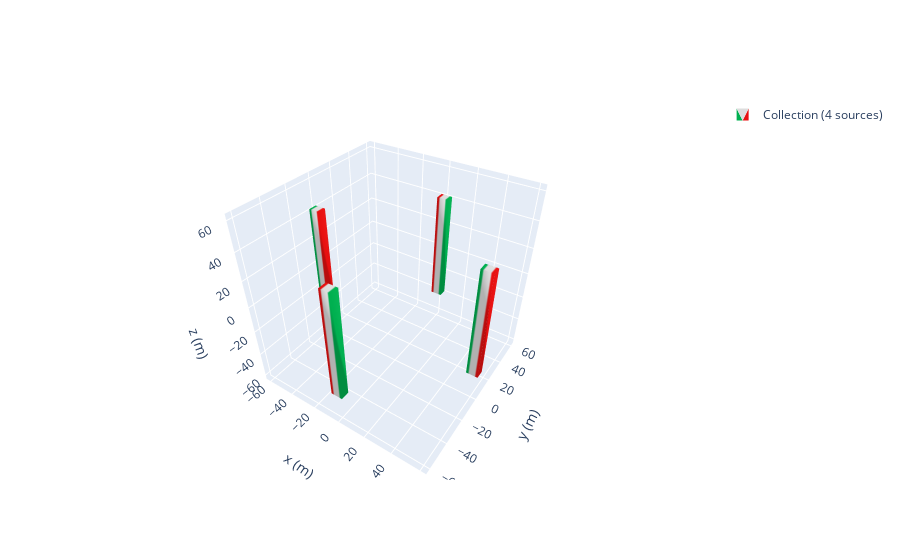

This figure's notebook cell:
### Code cell
tfmot = magpy.Collection()
N = 4
angles = np.linspace(0, 360, N, endpoint=False)
l = 30
halbach = magpy.Collection()
for a in angles:
    cube= magpy.magnet.Cuboid(
    dimension=(8,6,80),
    polarization=(1.17,0,0),
    position=(30+l,0,0))
    
    cube.rotate_from_angax(a, 'z',anchor = 0)
    cube.rotate_from_angax(a, 'z')

    tfmot.add(cube)

magpy.show(tfmot, backend='plotly',)

### Figure 1 — Plotly figure (JSON) as saved in the notebook; plotly's stock layout.template omitted (floating-point values rounded to 4 significant figures)
{"data": [{"color": "#2e91e5", "colorscale": [[0, "#00b050"], [0.16, "#00b050"], [0.26, "#dddddd"], [0.74, "#dddddd"], [0.84, "#e71111"], [1, "#e71111"]], "i": [7, 0, 0, 0, 4, 4, 2, 6, 4, 0, 3, 7, 15, 8, 8, 8, 12, 12, 10, 14, 12, 8, 11, 15, 23, 16, 16, 16, 20, 20, 18, 22, 20, 16, 19, 23, 31, 24, 24, 24, 28, 28, 26, 30, 28, 24, 27, 31], "intensity": [0, 0, 1, 1, 0, 0, 1, 1, 0, 0, 1, 1, 0, 0, 1, 1, 0, 0, 1, 1, 0, 0, 1, 1, 0, 0, 1, 1, 0, 0, 1, 1], "j": [0, 7, 1, 2, 6, 7, 1, 2, 5, 5, 2, 2, 8, 15, 9, 10, 14, 15, 9, 10, 13, 13, 10, 10, 16, 23, 17, 18, 22, 23, 17, 18, 21, 21, 18, 18, 24, 31, 25, 26, 30, 31, 25, 26, 29, 29, 26, 26], "k": [3, 4, 2, 3, 5, 6, 5, 5, 0, 1, 7, 6, 11, 12, 10, 11, 13, 14, 13, 13, 8, 9, 15, 14, 19, 20, 18, 19, 21, 22, 21, 21, 16, 17, 23, 22, 27, 28, 26, 27, 29, 30, 29, 29, 24, 25, 31, 30], "legendgroup": "Collection(id=2792786470976)", "name": "Collection (4 sources)", "opacity": 1, "showlegend": true, "showscale": false, "type": "mesh3d", "x": [56, 56, 64, 64, 56, 56, 64, 64, 4.0, 4.0, -4.0, -4.0, 4.0, 4.0, -4.0, -4.0, -64, -64, -56, -56, -64, -64, -56, -56, 4.0, 4.0, -4.0, -4.0, 4.0, 4.0, -4.0, -4.0], "y": [-3, 3, 3, -3, -3, 3, 3, -3, 63, 57, 57, 63, 63, 57, 57, 63, -3.0, 3.0, 3.0, -3.0, -3.0, 3.0, 3.0, -3.0, -57, -63, -63, -57, -57, -63, -63, -57], "z": [-40, -40, -40, -40, 40, 40, 40, 40, -40, -40, -40, -40, 40, 40, 40, 40, -40, -40, -40, -40, 40, 40, 40, 40, -40, -40, -40, -40, 40, 40, 40, 40]}], "layout": {"legend": {"itemsizing": "constant"}, "scene": {"aspectmode": "manual", "aspectratio": {"x": 1, "y": 1, "z": 1}, "camera": {"eye": {"x": 1, "y": -1.5, "z": 1.4}}, "xaxis": {"autorange": false, "range": [-64, 64], "title": {"text": "x (m)"}}, "yaxis": {"autorange": false, "range": [-64, 64], "title": {"text": "y (m)"}}, "zaxis": {"autorange": false, "range": [-64, 64], "title": {"text": "z (m)"}}}}}
